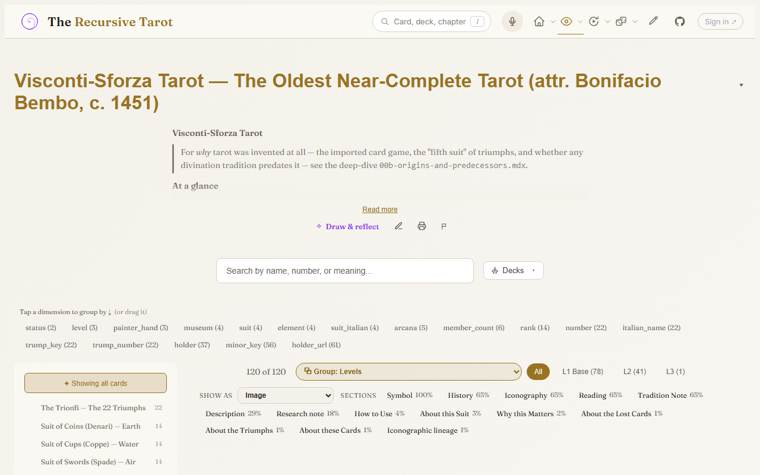
#> input picture archive/img/tarot-cards.jpg, 760 x 475 px, given in place of wands-08-source.png, which was not available
$ python fix_book_t_repaint_round3_2026_10_27.py out.png
#> lines starting #> are read from the running program, lines starting #| are printed output that depends on the picture; after the words box and inside, x2 and y2 are one past the last pixel; in counts of white or black regions, pixels touching at a corner belong together; pictures that were not available may be replaced by others from this repository, and a replacement may not be noted
"""Corrections by script in round 3 of the Oct 27 2026 Book T repaint.

Round 3 (docs/research/BOOK-T-PAINTED-CHECK-2026-10-21.md, "Oct 27 review, round 3"; tarot/book-t/PROMPTS.md,
"Round 3") fixed the Eight of Wands' count and the Ten of Pentacles' roses. As in round 2
(scripts/fix_book_t_repaint_2026_10_27.py) and the first run (fixrays.py, splitface.py), nothing new
is drawn: the painting's own strokes are copied.

* wands-08: Book T, "eight wands, crossed four with four". The round-2 painting has three and three.
  Its outer wand is swept along a parallel line outside each fan (behind the hands, the flames and
  the other wands; over the clouds, as the painted wands are), giving four and four. That composite
  was then the reference picture of a Nano Banana Pro painting, which kept the eight and is the kept
  picture; the composite itself is on the CDN too (see COMPOSITE below).
* pentacles-10: Book T, "a branch whose roses touch all the Pentacles". The round-3 painting (Nano
  Banana Pro) has a rose at eight of its ten discs; two of its own roses, floating near the two
  central discs, are moved onto their rims, and the ground where they were is filled from the
  painted green around it.

    python scripts/fix_book_t_repaint_round3_2026_10_27.py OUT_DIR

fetches the two source paintings (curl) and writes wands-08-composite.png and pentacles-10.png to OUT_DIR.
"""
import os
import subprocess
import sys

import numpy as np
from PIL import Image, ImageFilter

CDN = 'https://pub-71ebbc217e6247ecacb85126a6616699.r2.dev/'
SOURCE = {
    'wands-08': CDN + 'flow-image-gen/1793138397263-o5altmksjw.png',      # round 2, attempt 2 (3 + 3)
    'pentacles-10': CDN + 'flow-image-gen/1793142500069-lugroo6ne1.png',  # round 3, attempt 1
}
COMPOSITE = CDN + 'grammars/1793142297354-tpzipu9n5sf.png'  # the wands-08 composite, as uploaded


def dilate(mask, size):
    return np.asarray(Image.fromarray(mask.astype(np.uint8) * 255).filter(ImageFilter.MaxFilter(size))) > 0


def fix_wands_08(img):
    a = np.asarray(img).astype(float)
    H, W, _ = a.shape
#> H = 475; W = 760
    out = a.copy()
    R, G, B = a[..., 0], a[..., 1], a[..., 2]
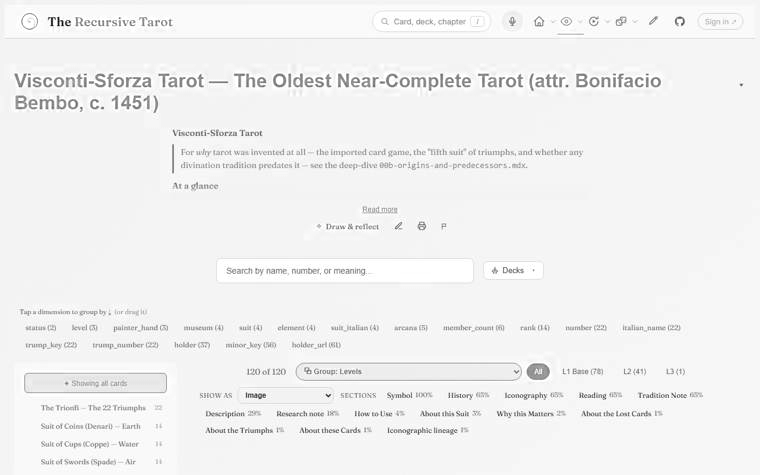
#> R: shape (475, 760) float64; min 0, max 255, mean 241.3
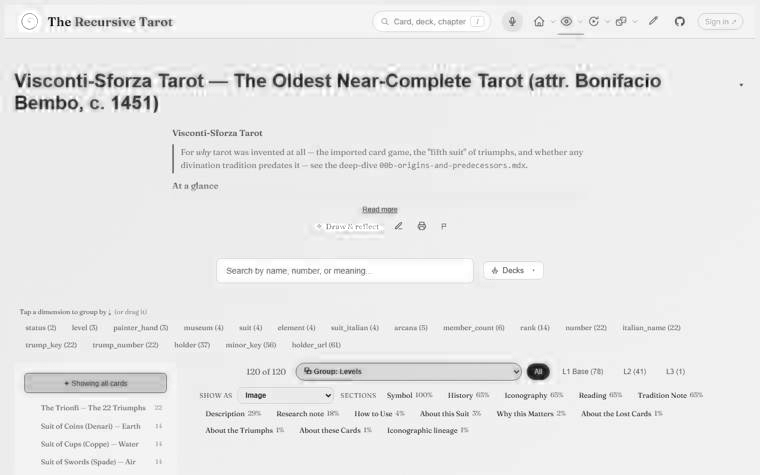
#> B: shape (475, 760) float64; min 5, max 255, mean 232.7
    lum = 0.3 * R + 0.59 * G + 0.11 * B
    yy, xx = np.mgrid[0:H, 0:W]

    P0 = np.array([115.0, 250.0])                      # the outer '\' wand's axis passes here
    d = np.array([0.6457, 1.0]); d /= np.linalg.norm(d)
    n = np.array([d[1], -d[0]])
    CX = 424.0                                         # the picture's mirror axis

    # what stays in front of the new wands: the other wands, the flames, the ink, the hands
    wood = (R > G + 45) & (B < G + 15) & (lum < 205) & ((yy < 950) | (R > G + 60))
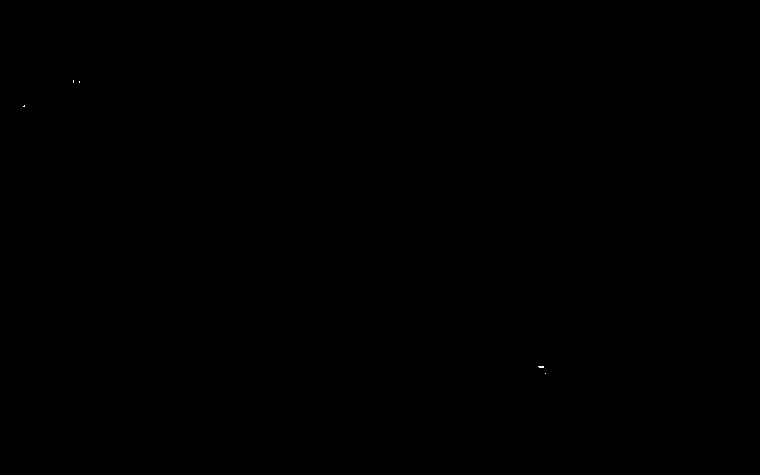
#> wood: shape (475, 760) bool; 0.01% white in thin lines or dots, all inside (x1, y1, x2, y2) = (23, 80, 546, 374)
    flame = (R > 215) & (G > 150) & (B < 150) & (yy < 720)
#> flame: shape (475, 760) bool; 0.02% white in thin lines or dots, all inside (x1, y1, x2, y2) = (16, 73, 625, 374)
    ink = (lum < 75) & ~((B > R + 40) & (yy >= 900)) & (((yy >= 480) & (xx > 250) & (xx < 600)) | (B < R + 10))
#> ink: shape (475, 760) bool; 0.01% white in thin lines or dots, all inside (x1, y1, x2, y2) = (51, 18, 683, 430)
    hand = (lum > 195) & ((R - G) < 13) & (B > 215) & (yy > 470) & (yy < 900)
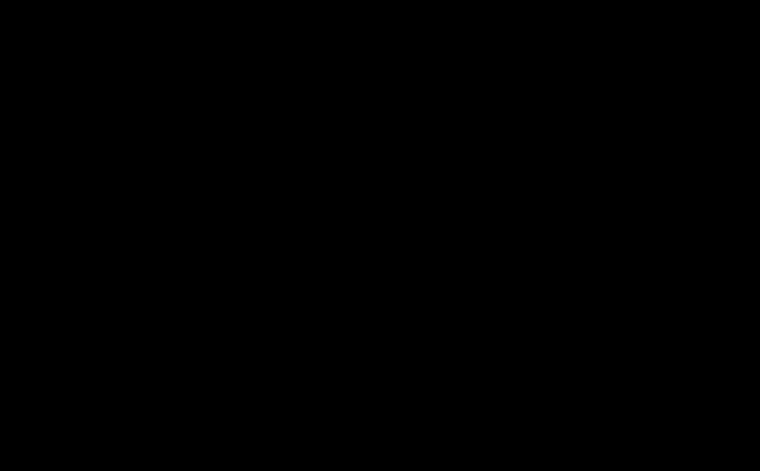
#> hand: shape (475, 760) bool; 0.84% white; 1 white region, box (x1, y1, x2, y2) and area: (0, 471, 760, 475) 3040
    hand |= (B > R + 40) & (lum < 190) & (yy > 470) & (yy < 900) & (xx > 250) & (xx < 600)
    hand = dilate(hand, 5) & ~((lum > 190) & ((R - G) >= 13) & (B < 215))
#> in dilate, `return np.asarray(Image.fromarray(mask.astype(np.uint8) * 255).filter(..`:
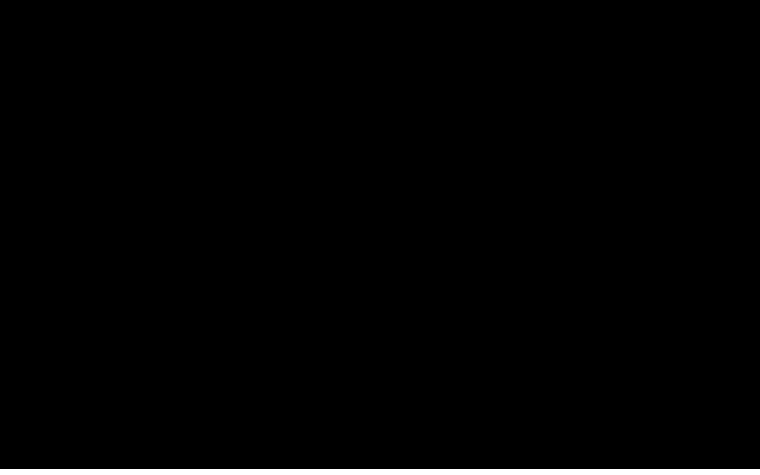
#> returned value: shape (475, 760) bool; 1.3% white; 1 white region, box (x1, y1, x2, y2) and area: (0, 469, 760, 475) 4560
    protect = wood | flame | ink | hand
#> protect: shape (475, 760) bool; 1.3% white; 75 white regions (74 under 20 px), largest, box (x1, y1, x2, y2) and area: (0, 469, 760, 475) 4560

    TOP = np.array([70.0, 285.0])                      # the new '\' wand's upper tip
    L = (1168.0 - TOP[1]) / d[1]                       # ... its lower tip at y = 1168
    HW = 21.0                                          # half its width

    def bilinear(x, y):
        x = np.clip(x, 0, W - 1.001); y = np.clip(y, 0, H - 1.001)
        x0 = np.floor(x).astype(int); y0 = np.floor(y).astype(int)
        fx = (x - x0)[..., None]; fy = (y - y0)[..., None]
        return (a[y0, x0] * (1 - fx) * (1 - fy) + a[y0, x0 + 1] * fx * (1 - fy)
                + a[y0 + 1, x0] * (1 - fx) * fy + a[y0 + 1, x0 + 1] * fx * fy)

    def source_u(u):
        """new wand's u (0 = upper tip .. L = lower tip) -> the source wand's u: its upper tip for both
        ends, its clean stretch above the clouds (u -60..140) back and forth in between."""
        us = np.empty_like(u)
        top, bot = u < 35, u > L - 35
        us[top] = -95 + u[top]
        us[bot] = -95 + (L - u[bot])
        k = np.mod(u[~top & ~bot] - 35, 400.0)
        us[~top & ~bot] = -60 + np.where(k < 200, k, 400 - k)
        return us

    for mirror in (False, True):
        X = xx.astype(float)
        if mirror:
            X = 2 * CX - X
        rx, ry = X - TOP[0], yy - TOP[1]
        u = rx * d[0] + ry * d[1]
        v = rx * n[0] + ry * n[1]
        band = (u >= 0) & (u <= L) & (np.abs(v) <= HW + 6)
        uu, vv = u[band], v[band]
        vv = np.where(uu > L - 35, -vv, vv)            # the lower tip is the upper tip turned round
        sp = P0[None, :] + source_u(uu)[:, None] * d[None, :] + vv[:, None] * n[None, :]
        col = bilinear(sp[:, 0], sp[:, 1])
        ground = (col[:, 0] > 215) & (col[:, 1] > 195) & (col[:, 2] > 160)
        by, bx = yy[band], xx[band]
        keep = (np.abs(vv) <= HW) & ~ground & ~protect[by, bx]
        out[by[keep], bx[keep]] = col[keep]
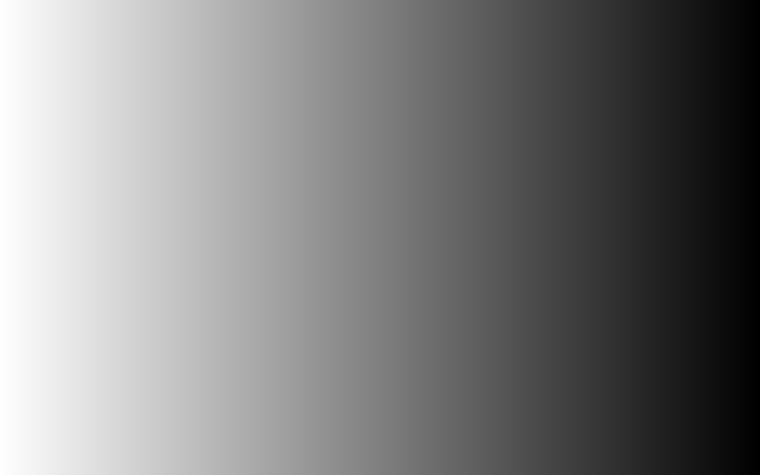
#> X: shape (475, 760) float64; min 89, max 848, mean 468.5; drawn with min black and max white
    return Image.fromarray(out.clip(0, 255).astype(np.uint8))
#> returned value: PIL image 760x475 RGB


def fix_pentacles_10(img):
    im = np.asarray(img).astype(int)
    H, W, _ = im.shape
    yy, xx = np.mgrid[0:H, 0:W]
    R, G, B = im[..., 0], im[..., 1], im[..., 2]
    green = (G > R + 40) & (G > B + 20)
    white = (R > 200) & (G > 200) & (B > 200)
    leaf = (R > G + 10) & (0.3 * R + 0.59 * G + 0.11 * B < 120)
    out = im.copy()
    hole = np.zeros((H, W), bool)
    pasted = np.zeros((H, W), bool)
    # (rose centre, shift): onto the upper central disc's lower-right rim, the lower one's upper-right rim
    for (cx, cy), (dx, dy) in (((535, 425), (-26, -28)), ((518, 610), (-27, 45))):
        circ = (xx - cx) ** 2 + (yy - cy) ** 2 <= 62 ** 2
        rose = circ & ~green & dilate(white & circ, 9)
        ys, xs = np.nonzero(rose)
        h = dilate(rose, 7) & ~leaf
        out[h] = np.median(im[green], axis=0).astype(int)
        hole |= h
        out[ys + dy, xs + dx] = im[ys, xs]
        pasted[ys + dy, xs + dx] = True
    # fill where the roses were from the painted green around it
    f = out.astype(float)
    src = (green & ~hole) | hole
    src &= ~pasted
    upd = hole & ~pasted
    for _ in range(120):
        acc = np.zeros_like(f); cnt = np.zeros((H, W))
        for sy, sx in ((1, 0), (-1, 0), (0, 1), (0, -1)):
            acc += np.roll(np.roll(f, sy, 0), sx, 1) * np.roll(np.roll(src, sy, 0), sx, 1)[..., None]
            cnt += np.roll(np.roll(src, sy, 0), sx, 1)
        avg = acc / np.maximum(cnt, 1)[..., None]
        m = upd & (cnt > 0)
        f[m] = avg[m]
    return Image.fromarray(f.clip(0, 255).astype(np.uint8))


FIX = {'wands-08': ('wands-08-composite.png', fix_wands_08), 'pentacles-10': ('pentacles-10.png', fix_pentacles_10)}


def main():
    if len(sys.argv) != 2:
        raise SystemExit(__doc__)
    out = sys.argv[1]
    os.makedirs(out, exist_ok=True)
    for card, url in SOURCE.items():
        raw = os.path.join(out, card + '-source.png')
        subprocess.run(['curl', '-sfL', '-A', 'Mozilla/5.0', '-o', raw, url], check=True)
        name, fix = FIX[card]
        fix(Image.open(raw).convert('RGB')).save(os.path.join(out, name))
        print('[fix_book_t_repaint_round3_2026_10_27] %s -> %s' % (card, os.path.join(out, name)))
#> pass 2 of the loop in main, `for card, url in SOURCE.items():`:
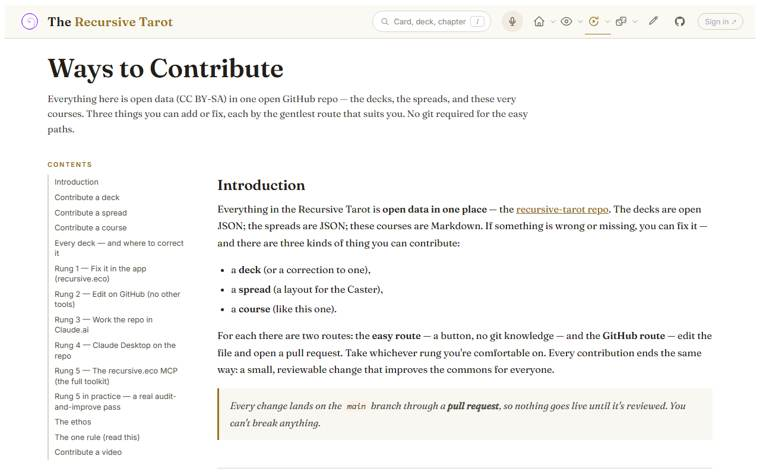
#> input picture archive/img/tarot-course.jpg, 760 x 475 px, given in place of pentacles-10-source.png, which was not available
#> green: shape (475, 760) bool; every value is 0
#> white: shape (475, 760) bool; 94.1% white; black in thin lines or dots, all inside (x1, y1, x2, y2) = (21, 13, 736, 455)
#> leaf: shape (475, 760) bool; 0.06% white in thin lines or dots, all inside (x1, y1, x2, y2) = (49, 17, 599, 432)
#> in fix_pentacles_10, `src &= ~pasted`:
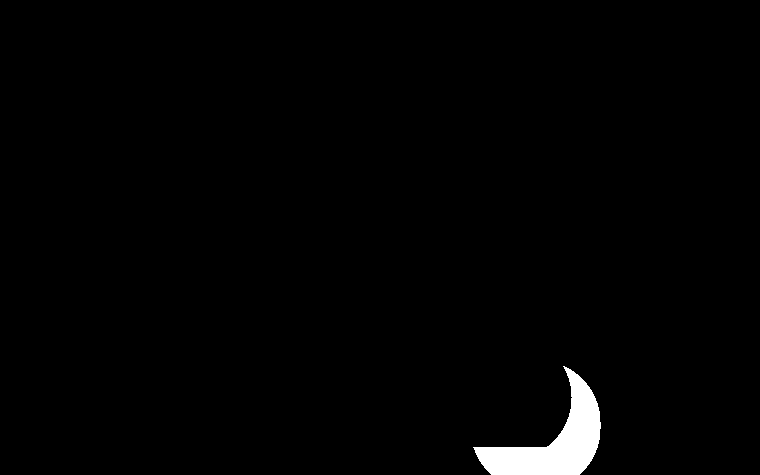
#> src: shape (475, 760) bool; 1.5% white; 1 white region, box (x1, y1, x2, y2) and area: (473, 366, 601, 475) 5286
#> in fix_pentacles_10, `return Image.fromarray(f.clip(0, 255).astype(np.uint8))`:
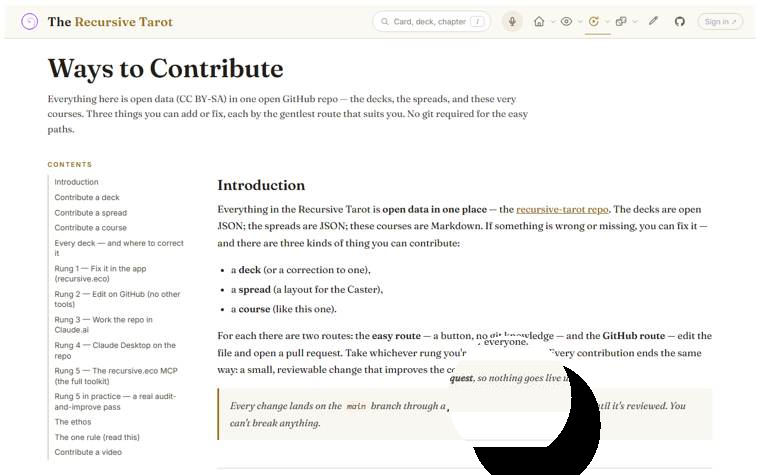
#> returned value: PIL image 760x475 RGB; mean R, G, B 242.6, 242.5, 241.4


if __name__ == '__main__':
    main()
